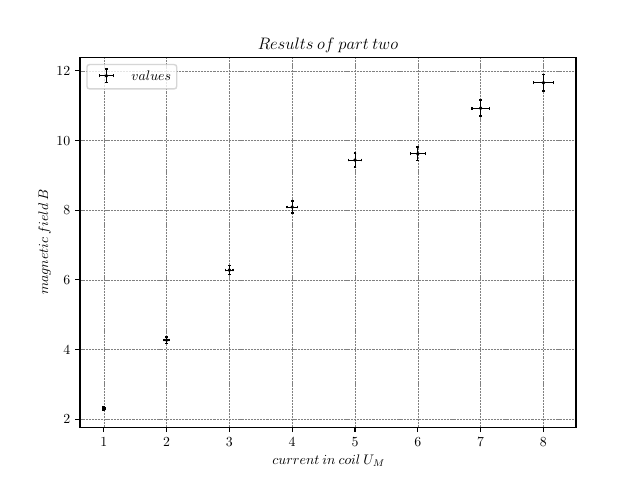

Generate this figure with Python:
import numpy as np
import matplotlib

matplotlib.rcParams['text.usetex'] = True
import matplotlib.pyplot as plt

fig = plt.figure()
x = [8, 7, 6, 5, 4, 3, 2, 1]
ytemp = [11.66, 10.93, 9.62, 9.44, 8.09, 6.28, 4.27, 2.3]
xerr = [0.16, 0.14, 0.12, 0.1, 0.08, 0.06, 0.04, 0.02]
yerrtemp = [0.24, 0.23, 0.2, 0.2, 0.17, 0.13, 0.09, 0.05]
y = []
yerr = []
for i in ytemp:
    y.append(i*0.1)
for j in yerrtemp:
    yerr.append(j*0.1)

plt.errorbar(x=x, y=y, xerr=xerr, yerr=yerr, fmt='.k', elinewidth=0.5, markersize=2.5, capsize=1, color="black",
             label=r'$values$')
plt.ylabel(r'$magnetic\:field\:B$')
plt.xlabel(r'$current\:in\:coil\:U_M$')
plt.title(r'$Results\:of\:part\:two$')
plt.grid(color='grey', linestyle='--', linewidth=0.2)
plt.legend(loc='best')
plt.savefig('plot_2.pdf')
plt.show()
